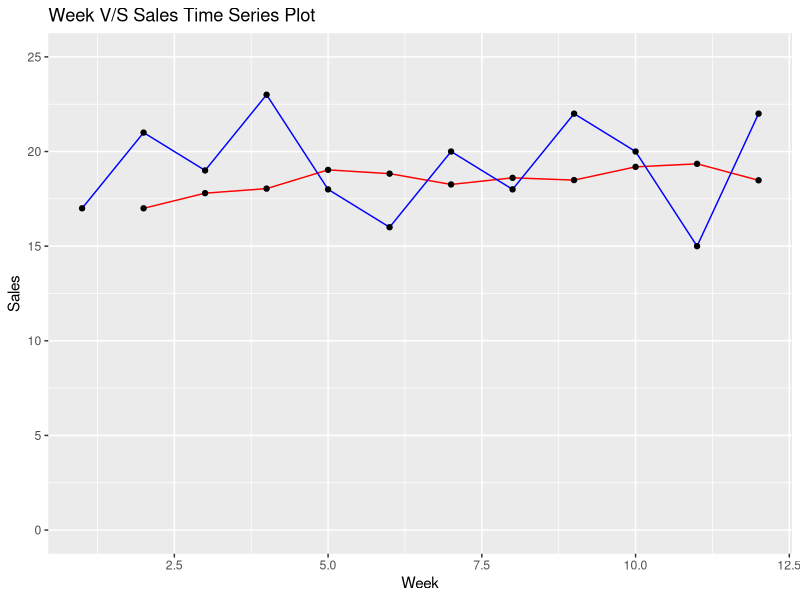

Write the R code that produced this figure.
                                    # Page no. : 802 - 803

# Exponential Smoothing

week <- c(1,2,3,4,5,6,7,8,9,10,11,12)
sales <- c(17,21,19,23,18,16,20,18,22,20,15,22)
forcast <- c(NA,17.00,17.80, 18.04, 19.03, 18.83, 18.26, 18.61, 18.49, 19.19, 19.35, 18.48)
forcast_error <- sales - forcast
forcast_error_sq <- (forcast_error)**2 

DF <- data.frame(week, sales, forcast, forcast_error, forcast_error_sq)

View(DF)

# Install Library if not installed

# install.packages("ggplot2")

# Import Library

library(ggplot2)

 ggplot(DF,aes(week)) + geom_line(aes(y = forcast), color = "red")+
   geom_line(aes(y = sales), color = "blue") + geom_point(aes(y = forcast)) + 
   geom_point(aes(y = sales))+
    ylim(c(0,25)) + 
  labs(title = "Week V/S Sales Time Series Plot", x = "Week", y = "Sales")
